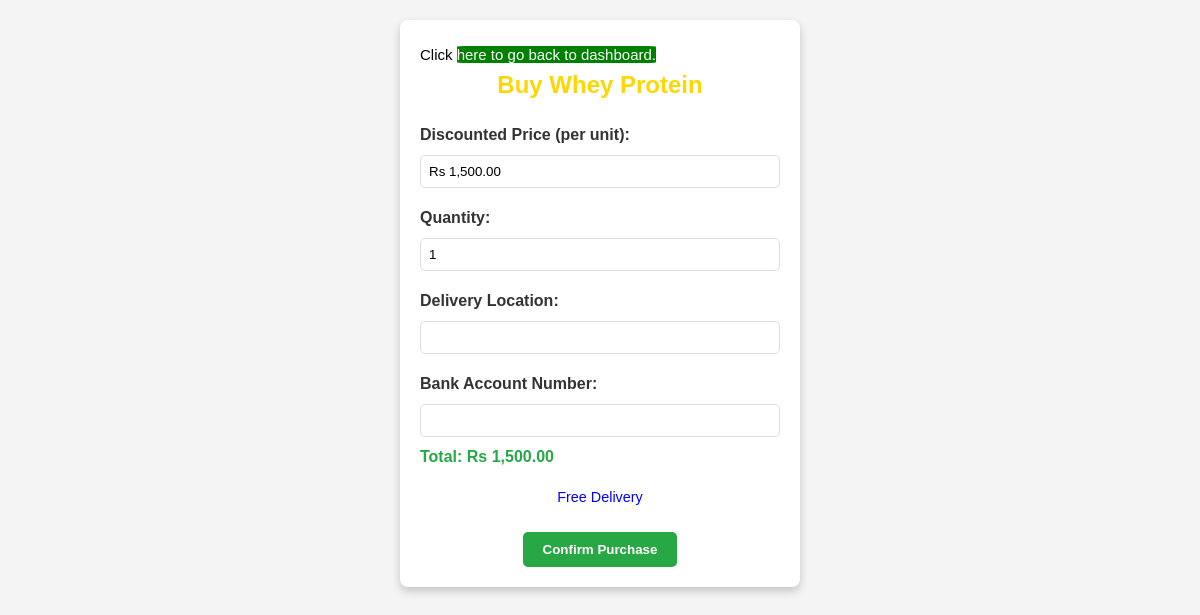
/buy_product.php?id=1 (signed in), run on the app's committed database.
### tables this page shows
CREATE TABLE `products` (
  `id` int(11) NOT NULL,
  `name` varchar(100) NOT NULL,
  `MRP` float NOT NULL,
  `discounted_amt` int(11) NOT NULL,
  `available_qty` tinyint(1) NOT NULL,
  `prod_images` varchar(255) NOT NULL
);

### buy_product.php (the view, shortened to what this page needs)
<?php
require "connection.php";
$product_id = $_GET['id'];
$sql = "SELECT * FROM products WHERE id = $product_id";
$result = mysqli_query($conn, $sql);
$product = mysqli_fetch_assoc($result);
?>
<!DOCTYPE html>
<html lang="en">
<head>
    <link rel="stylesheet" href="dashboard-style.css">
</head>
<body>
    <div class="purchase-container">
<p>Click <a href="dashboard.php">here to go back to dashboard.</a> </p>
        <h2>Buy <?php echo htmlspecialchars($product['name']); ?></h2>
        <form action="" method="POST">
            <label for="discounted_amt">Discounted Price (per unit):</label>
            <input type="text" id="discounted_amt" value="Rs <?php echo number_format($product['discounted_amt'], 2); ?>" readonly>
            <label for="quantity">Quantity:</label>
            <input type="number" id="quantity" name="quantity" min="1" max="<?php echo $product['available_qty']; ?>" value="1" onchange="calculateTotal()">
            <label for="location">Delivery Location:</label>
            <input type="text" id="location" name="location" required>
            <label for="bank_account">Bank Account Number:</label>
            <input type="text" id="bank_account" name="bank_account" required pattern="^(?=.*\d)[A-Za-z0-9]+$"
            title="Bank account number must contain at least one number and may include letters, but cannot be only letters.">
            <div class="total-price" id="total_price">Total: Rs <?php echo number_format($product['discounted_amt'], 2); ?></div>
            <div class="free-delivery">Free Delivery</div>
            <div class="buy-button">
                <button type="submit">Confirm Purchase</button>
            </div>
        </form>
    </div>
</body>
</html>

### dashboard-style.css (style rules this page uses)
* { margin: 0; padding: 0; box-sizing: border-box; font-family: Arial, sans-serif; }
body { background-color: #121212; color: #f5f5f5; line-height: 30px; }

### buy_product.php (style rules this page uses)
body { font-family: Arial, sans-serif; background-color: #f4f4f4; color: #333; display: flex; justify-content: center; padding: 20px; }
.purchase-container { width: 400px; background-color: #fff; border-radius: 8px; padding: 20px; box-shadow: 0 4px 8px rgba(0, 0, 0, 0.2); }
.purchase-container h2 { text-align: center; color: #FFD700; margin-bottom: 20px; }
label { display: block; margin-top: 15px; font-weight: bold; }
input[type="text"], input[type="number"] { width: 100%; padding: 8px; margin-top: 5px; border-radius: 5px; border: 1px solid #ddd; }
.total-price { color: #28a745; font-weight: bold; margin-top: 5px; }
.buy-button { text-align: center; margin-top: 20px; }
.buy-button button { padding: 10px 20px; background-color: #28a745; color: white; font-weight: bold; border: none; border-radius: 5px; cursor: pointer; }
.free-delivery { color: blue; font-size: 0.9rem; text-align: center; margin-top: 10px; }
a { text-decoration:none; background-color:green; border-radius:4%; color:white; font-size:15px; }
p { color:black; font-size:15px; }

### data on the page
products: name "Whey Protein", discounted_amt "Rs 1,500.00", discounted_amt "1,500.00"
